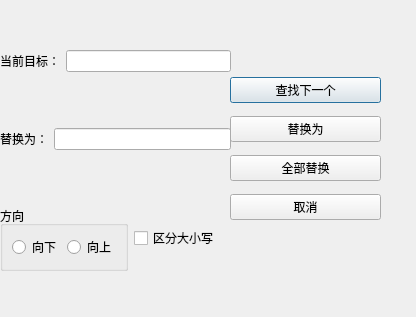
<?xml version="1.0" encoding="UTF-8"?>
<ui version="4.0">
 <class>repacesBUTTON</class>
 <widget class="QDialog" name="repacesBUTTON">
  <property name="geometry">
   <rect>
    <x>0</x>
    <y>0</y>
    <width>416</width>
    <height>317</height>
   </rect>
  </property>
  <property name="windowTitle">
   <string>Dialog</string>
  </property>
  <widget class="QWidget" name="layoutWidget">
   <property name="geometry">
    <rect>
     <x>230</x>
     <y>70</y>
     <width>151</width>
     <height>161</height>
    </rect>
   </property>
   <layout class="QVBoxLayout" name="verticalLayout">
    <item>
     <widget class="QPushButton" name="pushButton">
      <property name="text">
       <string>查找下一个</string>
      </property>
     </widget>
    </item>
    <item>
     <widget class="QPushButton" name="pushButton_2">
      <property name="text">
       <string>替换为</string>
      </property>
     </widget>
    </item>
    <item>
     <widget class="QPushButton" name="pushButton_3">
      <property name="text">
       <string>全部替换</string>
      </property>
     </widget>
    </item>
    <item>
     <widget class="QPushButton" name="pushButton_4">
      <property name="text">
       <string>取消</string>
      </property>
     </widget>
    </item>
   </layout>
  </widget>
  <widget class="QWidget" name="layoutWidget">
   <property name="geometry">
    <rect>
     <x>0</x>
     <y>0</y>
     <width>231</width>
     <height>321</height>
    </rect>
   </property>
   <layout class="QVBoxLayout" name="verticalLayout_2">
    <item>
     <layout class="QHBoxLayout" name="horizontalLayout_2">
      <item>
       <widget class="QLabel" name="label">
        <property name="text">
         <string>当前目标：</string>
        </property>
       </widget>
      </item>
      <item>
       <widget class="QLineEdit" name="lineEdit"/>
      </item>
     </layout>
    </item>
    <item>
     <layout class="QHBoxLayout" name="horizontalLayout">
      <item>
       <widget class="QLabel" name="label_2">
        <property name="text">
         <string>替换为：</string>
        </property>
       </widget>
      </item>
      <item>
       <widget class="QLineEdit" name="lineEdit_2"/>
      </item>
     </layout>
    </item>
    <item>
     <layout class="QHBoxLayout" name="horizontalLayout_4">
      <item>
       <widget class="QGroupBox" name="groupBox">
        <property name="title">
         <string>方向</string>
        </property>
        <layout class="QHBoxLayout" name="horizontalLayout_5">
         <item>
          <layout class="QHBoxLayout" name="horizontalLayout_3">
           <item>
            <widget class="QRadioButton" name="radioButton_2">
             <property name="text">
              <string>向下</string>
             </property>
            </widget>
           </item>
           <item>
            <widget class="QRadioButton" name="radioButton">
             <property name="text">
              <string>向上</string>
             </property>
            </widget>
           </item>
          </layout>
         </item>
        </layout>
       </widget>
      </item>
      <item>
       <widget class="QCheckBox" name="checkBox">
        <property name="text">
         <string>区分大小写</string>
        </property>
       </widget>
      </item>
     </layout>
    </item>
   </layout>
  </widget>
 </widget>
 <resources/>
 <connections/>
</ui>
